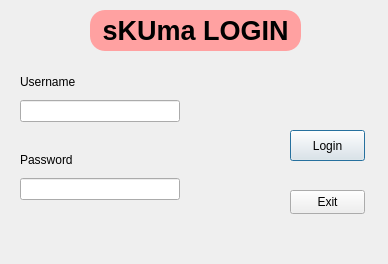
<?xml version="1.0" encoding="UTF-8"?>
<ui version="4.0">
 <class>Dialog</class>
 <widget class="QDialog" name="Dialog">
  <property name="geometry">
   <rect>
    <x>0</x>
    <y>0</y>
    <width>388</width>
    <height>264</height>
   </rect>
  </property>
  <property name="windowTitle">
   <string>Dialog</string>
  </property>
  <widget class="QLabel" name="label">
   <property name="geometry">
    <rect>
     <x>90</x>
     <y>10</y>
     <width>211</width>
     <height>41</height>
    </rect>
   </property>
   <property name="whatsThis">
    <string>&lt;html&gt;&lt;head/&gt;&lt;body&gt;&lt;p align=&quot;center&quot;&gt;&lt;br/&gt;&lt;/p&gt;&lt;/body&gt;&lt;/html&gt;</string>
   </property>
   <property name="styleSheet">
    <string notr="true">background-color: rgb(255, 161, 161);
border-radius: 15px
</string>
   </property>
   <property name="text">
    <string>&lt;html&gt;&lt;head/&gt;&lt;body&gt;&lt;p align=&quot;center&quot;&gt;&lt;span style=&quot; font-size:20pt; font-weight:700;&quot;&gt;sKUma LOGIN&lt;/span&gt;&lt;/p&gt;&lt;/body&gt;&lt;/html&gt;</string>
   </property>
  </widget>
  <widget class="QWidget" name="verticalLayoutWidget">
   <property name="geometry">
    <rect>
     <x>20</x>
     <y>70</y>
     <width>160</width>
     <height>150</height>
    </rect>
   </property>
   <layout class="QVBoxLayout" name="verticalLayout">
    <item>
     <widget class="QLabel" name="label_2">
      <property name="text">
       <string>Username</string>
      </property>
     </widget>
    </item>
    <item>
     <widget class="QLineEdit" name="usernameLabel"/>
    </item>
    <item>
     <spacer name="horizontalSpacer">
      <property name="orientation">
       <enum>Qt::Horizontal</enum>
      </property>
      <property name="sizeHint" stdset="0">
       <size>
        <width>40</width>
        <height>20</height>
       </size>
      </property>
     </spacer>
    </item>
    <item>
     <widget class="QLabel" name="label_3">
      <property name="text">
       <string>Password</string>
      </property>
     </widget>
    </item>
    <item>
     <widget class="QLineEdit" name="passwordLabel">
      <property name="echoMode">
       <enum>QLineEdit::Password</enum>
      </property>
     </widget>
    </item>
    <item>
     <spacer name="horizontalSpacer_2">
      <property name="orientation">
       <enum>Qt::Horizontal</enum>
      </property>
      <property name="sizeHint" stdset="0">
       <size>
        <width>40</width>
        <height>20</height>
       </size>
      </property>
     </spacer>
    </item>
   </layout>
  </widget>
  <widget class="QPushButton" name="LoginPush">
   <property name="geometry">
    <rect>
     <x>290</x>
     <y>130</y>
     <width>75</width>
     <height>31</height>
    </rect>
   </property>
   <property name="text">
    <string>Login</string>
   </property>
  </widget>
  <widget class="QPushButton" name="ExitPush">
   <property name="geometry">
    <rect>
     <x>290</x>
     <y>190</y>
     <width>75</width>
     <height>24</height>
    </rect>
   </property>
   <property name="text">
    <string>Exit</string>
   </property>
  </widget>
  <widget class="QLabel" name="wrongLabel">
   <property name="geometry">
    <rect>
     <x>210</x>
     <y>80</y>
     <width>161</width>
     <height>41</height>
    </rect>
   </property>
   <property name="text">
    <string/>
   </property>
  </widget>
 </widget>
 <resources/>
 <connections/>
</ui>
